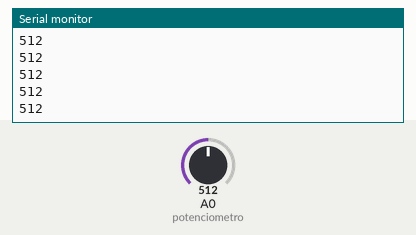
Simulated run of this sketch. Board: Arduino Uno, built with avr-gcc and run on an emulated ATmega328P. On the bench: the last lines printed to the serial monitor. The test bench sets the inputs (shaded band); at power-on: A0 (potenciometro) = 512.

Above: at 1.2 s.
1.3 s: A0 (potenciometro) set to 716
At 2.0 s:
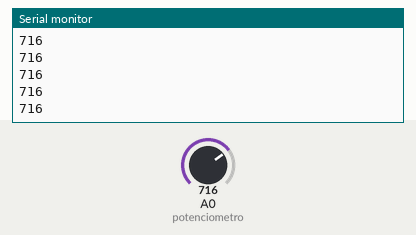
2.8 s: A0 (potenciometro) set to 900
At 3.3 s:
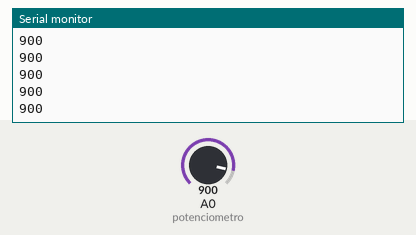
Timing chart, 0 to 5.8 s (numbered marks = the images above; inputs shaded):
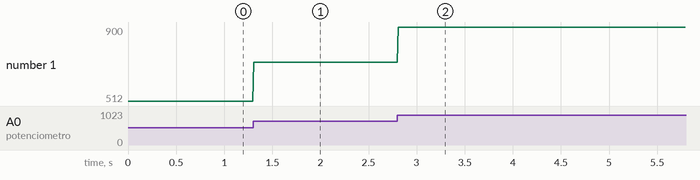

Measured:
- after the input at 1.3 s, the serial monitor: prints a new line at once (image 1)
- after the input at 2.8 s, the serial monitor: prints a new line at once (image 2)
- plotted number 1: 512 → 716 after the input at 1.3 s, 716 → 900 after the input at 2.8 s

The sketch:

P_7_Potenciometro.ino
```cpp
//los POTENCIOMETROS son dispositivos analogicos de entrada, porque tienen mas de dos estados


//en el caso de arduino, se cuenta con algunos pines analogicos para estos acutadores
//los pines analogicos se representan por la letra A y un numero..
//ejemplo A0


    //un led, es un dispositivo que funciona con una señal digital...
    int potenciometro = A0;


    void setup() {
      //no se requiere establecer el modo de trabajo de un pin analogico

      Serial.begin(9600);//baudios
      Serial.setTimeout(10);//ms

    }

    int v;
    void loop() {

      v = analogRead(potenciometro);
      //un acutador analogico en arduino nos puede proporcionar 1024 valores... que van
      // que van del 0 al 1023... esto DEBIDO A QUE ARDUINO CUENTA CON UN ADC DE 10 BITS...
      //ASI MISMO, ARDUINO TRABAJA EN EL ADC CON 5 VOTS..

      //ESTO SIGNIFICA QUE 1023= 5V     Y           0 =0V

      //APROXIMADAMENTE, SE TIENE UN CAMBIO DE VALOR CADA 4.8mv

      Serial.println(v);
      delay(10);

      //el potenciometro tiene 3 patitas.. de las cuales la de enmedio debe conectar al A0, y uno de los extremos a
      //a 5V, mientras que el otro extremo a GND

    }
```
